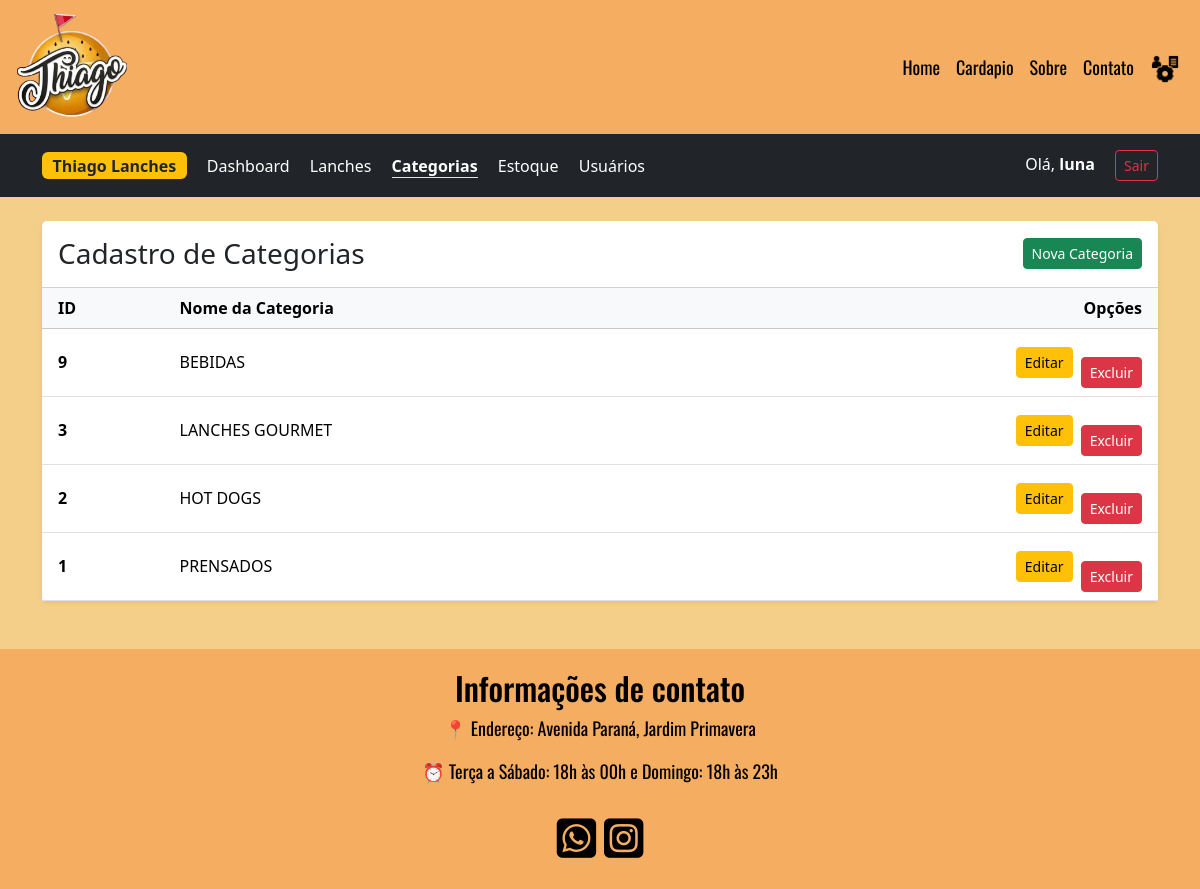
The page /index.php?param=admin&aba=categorias (signed in) on the database its author committed.
### tables this page shows
CREATE TABLE `categoria` (
  `id_categoria` int(11) NOT NULL,
  `nome_categoria` varchar(100) NOT NULL
);

### pagina/categoria/listar.php (the view)
<div class="card shadow-sm border-0">
    <div class="card-header bg-white d-flex justify-content-between align-items-center py-3">
        <h3 class="m-0">Cadastro de Categorias</h3>
        <a href="index.php?param=admin&aba=categorias&acao=novo" class="btn btn-success btn-sm">Nova Categoria</a>
    </div>
    <div class="card-body p-0">
        <table class="table table-hover align-middle mb-0">
            <thead class="table-light">
                <tr>
                    <th class="ps-3">ID</th>
                    <th>Nome da Categoria</th>
                    <th class="text-end pe-3">Opções</th>
                </tr>
            </thead>
            <tbody>
                <?php
                $res = $conn->query("SELECT * FROM categoria ORDER BY id_categoria DESC");
                if ($res && $res->num_rows > 0):
                    while ($row = $res->fetch_assoc()):
                        $nomeCat = $row['nome'] ?? $row['nome_categoria'] ?? 'Sem nome';
                ?>
                    <tr>
                        <td class="ps-3 fw-bold"><?php echo $row['id_categoria']; ?></td>
                        <td><?php echo $nomeCat; ?></td>
                        <td class="text-end pe-3">
                            <a href="index.php?param=admin&aba=categorias&acao=editar&id=<?php echo $row['id_categoria']; ?>" class="btn btn-warning btn-sm">Editar</a>
                            <button class="btn btn-danger btn-sm ms-1 btn-deletar" data-nome="<?php echo $nomeCat; ?>" data-url="index.php?param=admin&aba=categorias&acao=excluir&id=<?php echo $row['id_categoria']; ?>">Excluir</button>
                        </td>
                    </tr>
                <?php endwhile; endif; ?>
            </tbody>
        </table>
    </div>
</div>

### css/index.css (style rules this page uses)
* { margin: 0; padding: 0; }
body { background-color:#f4cf8a; }
.navbar-toggler, button { background-color: wheat; color: black; }
button { background-color: wheat; color: black; font-family: 'Oswald', sans-serif; border-radius: 5px; padding: 10px 20px; font-size: 18px; cursor: pointer; margin-top: 20px; list-style: none; }

### rows shown on the page
categoria: id_categoria "9", nome_categoria "BEBIDAS"
categoria: id_categoria "3", nome_categoria "LANCHES GOURMET"
categoria: id_categoria "2", nome_categoria "HOT DOGS"
categoria: id_categoria "1", nome_categoria "PRENSADOS"

### other values the page prints
$_SESSION["thiagolanche"]["nome"] "luna"
